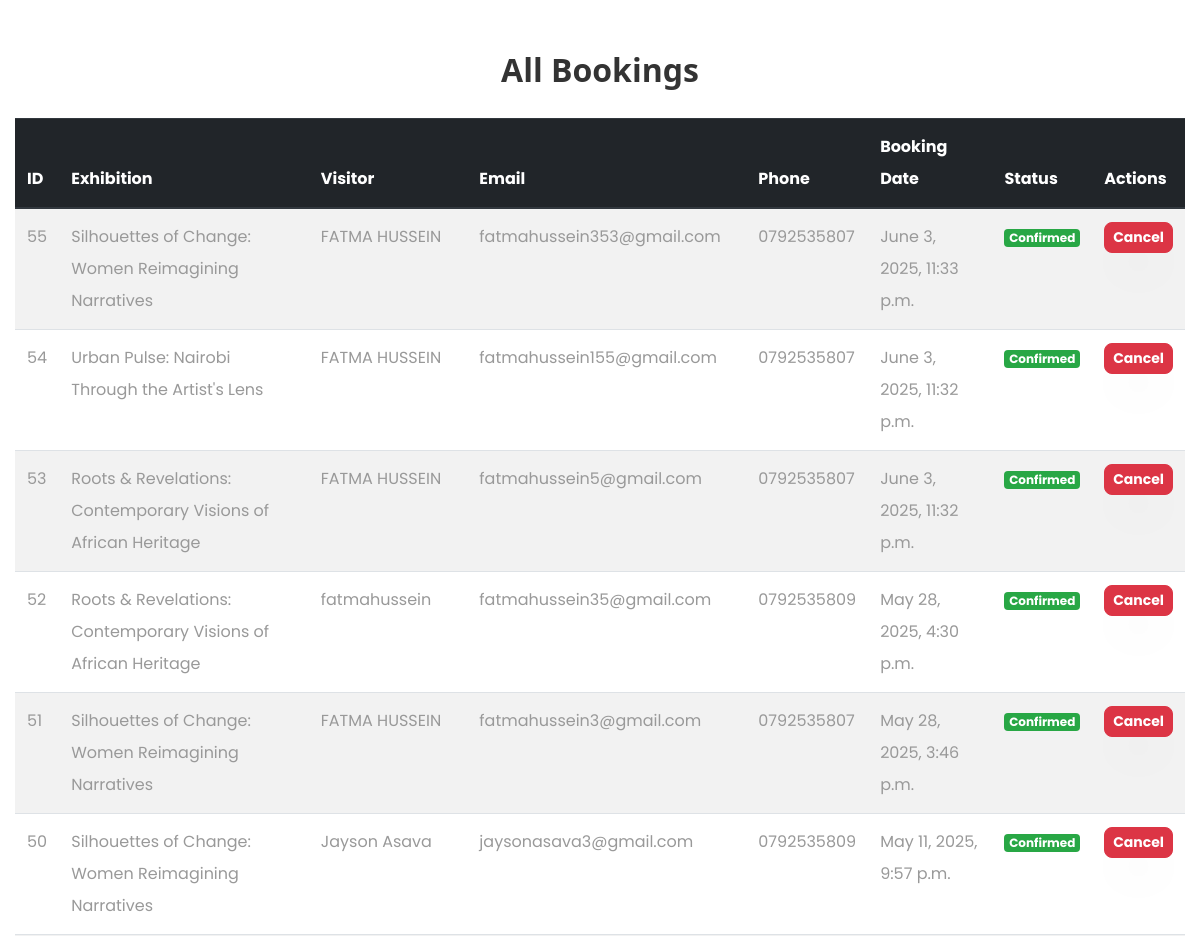
The page /bookings/ (signed in, middle part) on the database as committed earlier.
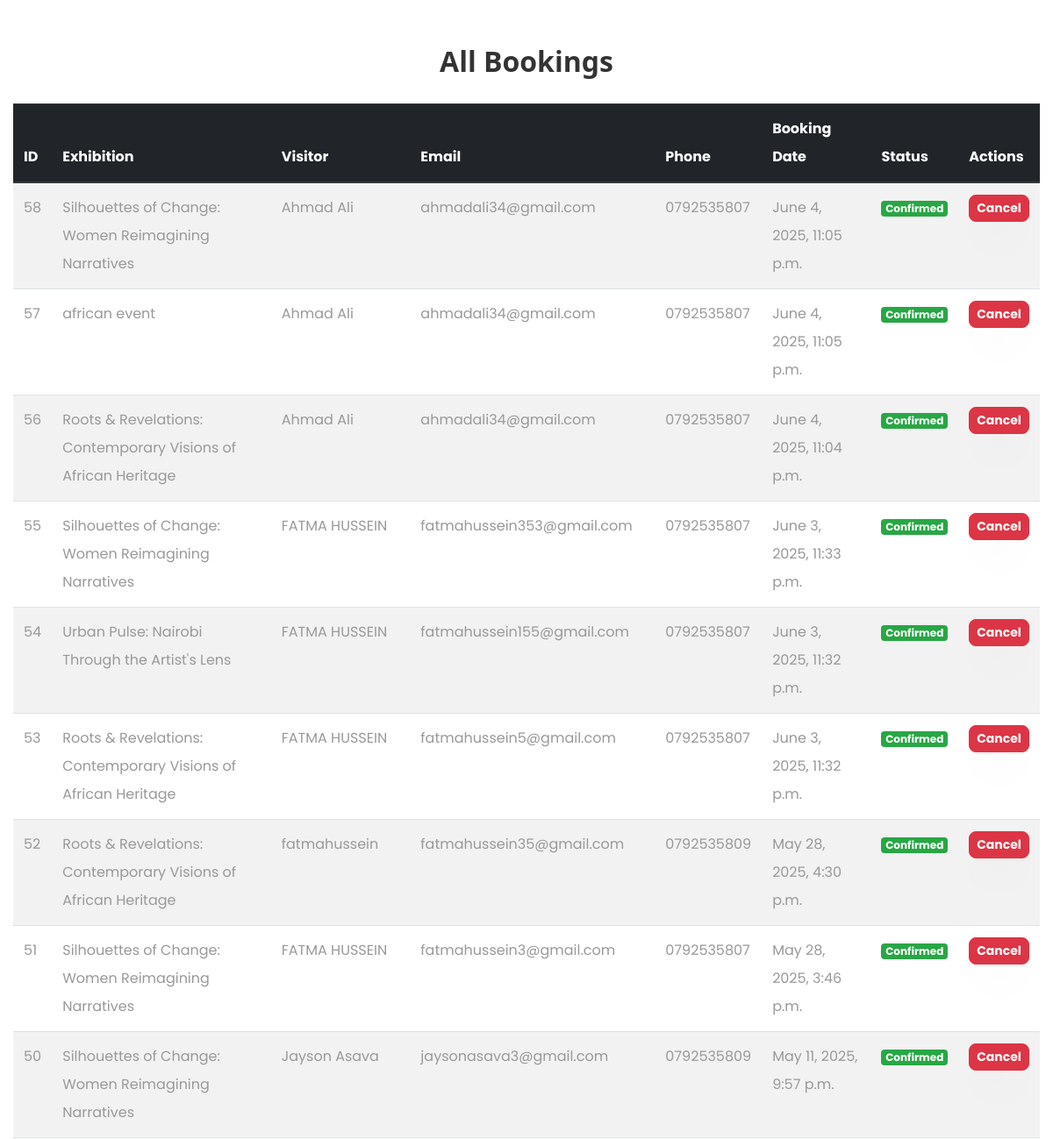
The same page on the database as committed later.
### usanii/models.py (models this page shows, shortened)
class Booking(models.Model):
    exhibition = models.ForeignKey(
        Exhibition,
        on_delete=models.CASCADE,
        related_name='bookings'  # Added for easier querying
    )
    name = models.CharField(max_length=255)
    email = models.EmailField()
    phone = models.CharField(max_length=15)
    booking_date = models.DateTimeField(auto_now_add=True)
    is_confirmed = models.BooleanField(default=True)
    attended = models.BooleanField(default=False)  # Track if they actually attended
    user = models.ForeignKey(User, on_delete=models.SET_NULL, null=True, blank=True)  # Added for customer reports
    class Meta:
        unique_together = ('email', 'exhibition')  # Prevent duplicate bookings
        ordering = ['-booking_date']  # Newest bookings first
        verbose_name = "Booking"
        verbose_name_plural = "Bookings"

class Exhibition(models.Model):
    title = models.CharField(max_length=255)
    image = models.ImageField(upload_to='exhibitions/')
    date = models.CharField(max_length=200, default='Saturday')
    description = models.TextField(max_length=1000, default='This is an exhibition')
    start_time = models.TimeField(
        help_text="Format: HH:MM (24-hour format), e.g. 18:00 for 6 PM"
    )
    end_time = models.TimeField(
        help_text="Format: HH:MM (24-hour format), e.g. 21:00 for 9 PM"
    )
    max_capacity = models.PositiveIntegerField(default=50)
    current_attendees = models.PositiveIntegerField(default=0)
    created_at = models.DateTimeField(default=timezone.now)  # Added for better reporting
    booking_date = models.DateTimeField(default=timezone.now)
    class Meta:
        verbose_name = "Exhibition"
        verbose_name_plural = "Exhibitions"
        ordering = ['-created_at']  # Newest exhibitions first

### usanii/views.py (the view)
# urls.py: path('bookings/', views.booking_list, name='booking_list'),
def booking_list(request):
    if not request.user.is_authenticated:
        return redirect('login')
    bookings = Booking.objects.select_related('exhibition').all()
    return render(request, "booking_list.html", {
        "bookings": bookings,
        "footer": Footer.objects.all()
    })

### usanii/templates/booking_list.html (shortened to what this page needs)
{% extends 'common.html' %}
{% load static %}
{% block body %}
<div class="container my-5">
    <h2 class="text-center mb-4" style="font-family: 'Segoe UI', Tahoma, Geneva, Verdana, sans-serif; color: #333; font-weight: bold;">All Bookings</h2>
    <div class="table-responsive">
        <table class="table table-striped table-hover" style="border-radius: 8px; box-shadow: 0 4px 10px rgba(0, 0, 0, 0.1);">
            <thead class="thead-dark" style="background-color: #3498db; color: #fff;">
                <tr>
                    <th>ID</th>
                    <th>Exhibition</th>
                    <th>Visitor</th>
                    <th>Email</th>
                    <th>Phone</th>
                    <th>Booking Date</th>
                    <th>Status</th>
                    <th>Actions</th>
                </tr>
            </thead>
            <tbody>
                {% for booking in bookings %}
                <tr>
                    <td>{{ booking.id }}</td>
                    <td>{{ booking.exhibition.title }}</td>
                    <td>{{ booking.name }}</td>
                    <td>{{ booking.email }}</td>
                    <td>{{ booking.phone }}</td>
                    <td>{{ booking.booking_date }}</td>
                    <td>
                        {% if booking.is_confirmed %}
                            <span class="badge badge-success" style="font-weight: bold;">Confirmed</span>
                        {% else %}
                            <span class="badge badge-warning" style="font-weight: bold;">Pending</span>
                        {% endif %}
                    </td>
                    <td>
                        <a href="{% url 'cancel_booking' booking.id %}" class="btn btn-sm btn-danger" onclick="return confirm('Are you sure you want to cancel this booking?')" style="border-radius: 8px; font-weight: bold;">Cancel</a>
                    </td>
                </tr>
                {% empty %}
                <tr>
                    <td colspan="8" class="text-center">No bookings found</td>
                </tr>
                {% endfor %}
            </tbody>
        </table>
    </div>
</div>
{% endblock %}

Rows that differ between the two databases and show on the page:
added Booking: id "58", exhibition "Silhouettes of Change: Women Reimagining Narratives", name "Ahmad Ali", email "ahmadali34@gmail.com", phone "0792535807", booking_date "June 4, 2025, 11:05 p.m.", is_confirmed "Confirmed"
added Booking: id "57", exhibition "african event", name "Ahmad Ali", email "ahmadali34@gmail.com", phone "0792535807", booking_date "June 4, 2025, 11:05 p.m.", is_confirmed "Confirmed"
added Booking: id "56", exhibition "Roots & Revelations: Contemporary Visions of African Heritage", name "Ahmad Ali", email "ahmadali34@gmail.com", phone "0792535807", booking_date "June 4, 2025, 11:04 p.m.", is_confirmed "Confirmed"
